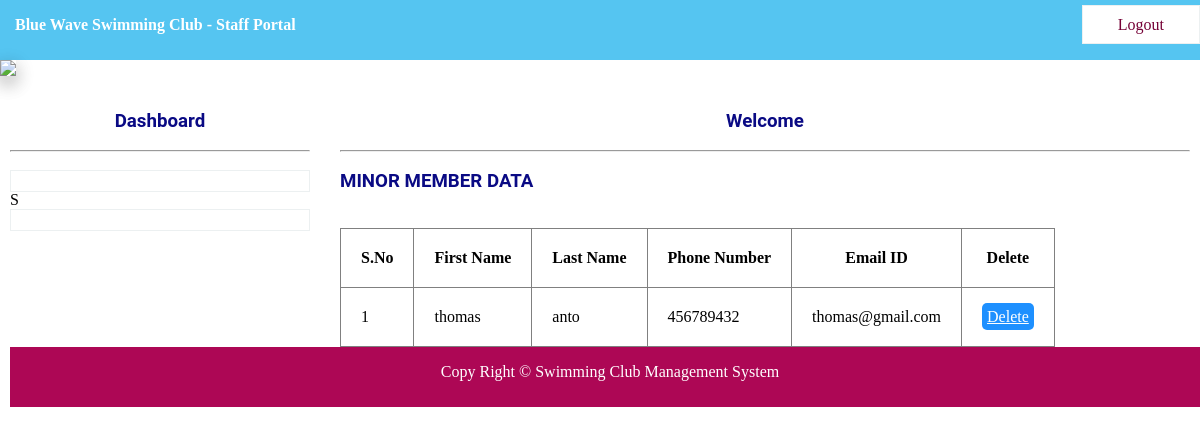
/staffminormemberdata.php, run on the app's committed database.
### tables this page shows
CREATE TABLE `parent` (
  `PID` int(11) NOT NULL,
  `PNAME` varchar(150) NOT NULL,
  `PFIRSTNAME` varchar(150) NOT NULL,
  `PLASTNAME` varchar(150) NOT NULL,
  `PSTUDENTNAME` varchar(150) NOT NULL,
  `PPARENT` char(1) NOT NULL,
  `PPHONE` int(11) NOT NULL,
  `PEMAIL` varchar(150) NOT NULL,
  `PPASS` varchar(150) NOT NULL,
  `PCPASS` varchar(150) NOT NULL
);

### staffminormemberdata.php (the view, shortened to what this page needs)
<?php
include "database.php";
?>
<!DOCTYPE html>
<html>
<head>
<link rel="stylesheet" type="text/css" href="css/style.css">
</head>
<body>
    <?php include "staffnavbar.php"?>
    <img src="images/2.png" class="sha" width=100% >
    <div id="section">
    <?php include "staffsidebar.php"?>
     <div id="content">
        <h3 class="text">Welcome <?php echo $_SESSION["TNAME"]; ?></h3><br><hr><br>
    <div class="tbox">
<h3>MINOR MEMBER DATA</h3><br><br>
<table border="1px">
    <tr>
        <th>S.No</th>
        <th>First Name</th>
        <th>Last Name</th>
        <th>Phone Number</th>
        <th>Email ID</th>
        <th>Delete</th>
    </tr>
    <?php
    $s = "select * from parent";
    $res=$db->query($s);
    if($res->num_rows>0){
        $i = 0;
    while($r=$res->fetch_assoc()){
        $i++;
        echo "<tr>
        <td>{$i} </td>
        <td> {$r["PFIRSTNAME"]}</td>
        <td> {$r["PLASTNAME"]}</td>
        <td> {$r["PPHONE"]}</td>
        <td> {$r["PEMAIL"]}</td>
        <td> <a href= 'staffminordelete.php?id={$r["PID"]}'class='btnr'>Delete</td>
        </tr>";
    }
    }else{
    }
    ?>
</table>
    </div>
    </div>
<div class="footer">
    <footer><p>Copy Right &copy; Swimming Club Management System</p></footer>
</div>
</body>
</html>

### CSS/style.css (style rules this page uses)
* { padding: 0px; margin: 0px; }
html { background: white; }
h1,h2,h3,h4,h5,h6,label { font-family: roboto; color: rgb(10, 10, 132); }
.footer { background: #ad0755; height: 60px; width: 100%; float: left; }
footer { text-align: center; color: white; line-height: 50px; }
.sha { -webkit-box-shadow: 0 8px 17px 0 rgba(0, 0, 0, 0.2), 0 6px 20px 0 rgba(0, 0, 0, 0.19); -moz-box-shadow: 0 8px 17px 0 rgba(0, 0, 0, 0.2), 0 6px 20px 0 rgba(0, 0, 0, 0.19); box-shadow: 0 8px 17px 0 rgba(0, 0, 0, 0.2), 0 6px 20px 0 rgba(0, 0, 0, 0.19); }
#section { height: auto; width: 1200px; margin-left: 10px; font-family: Cambria, Cochin, Georgia, Times, 'Times New Roman', serif; }
#content { margin-top: 30px; height: auto; width: 850px; float: left; }
.text { text-align: center; }
.tbox { float: left; }
.tbox table { border-collapse: collapse; }
tr, td, th { padding: 20px; }
.btnr { border-radius: 5px; padding: 5px; background-color: dodgerblue; color: white; }

### data on the page
parent: PFIRSTNAME "thomas", PLASTNAME "anto", PPHONE "456789432", PEMAIL "thomas@gmail.com"
